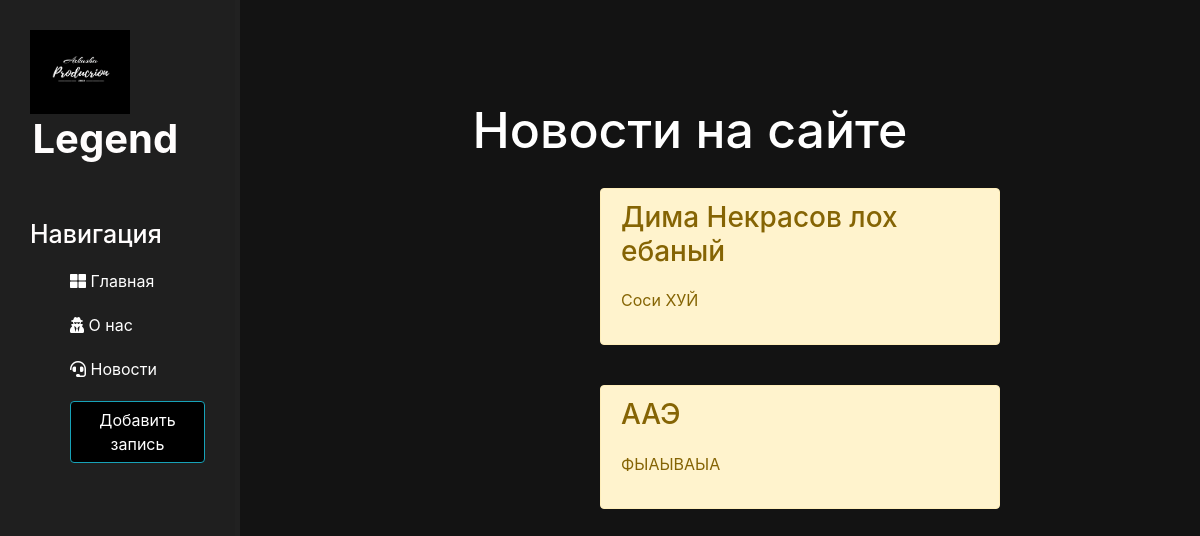
The page /news/ on the database as committed earlier.
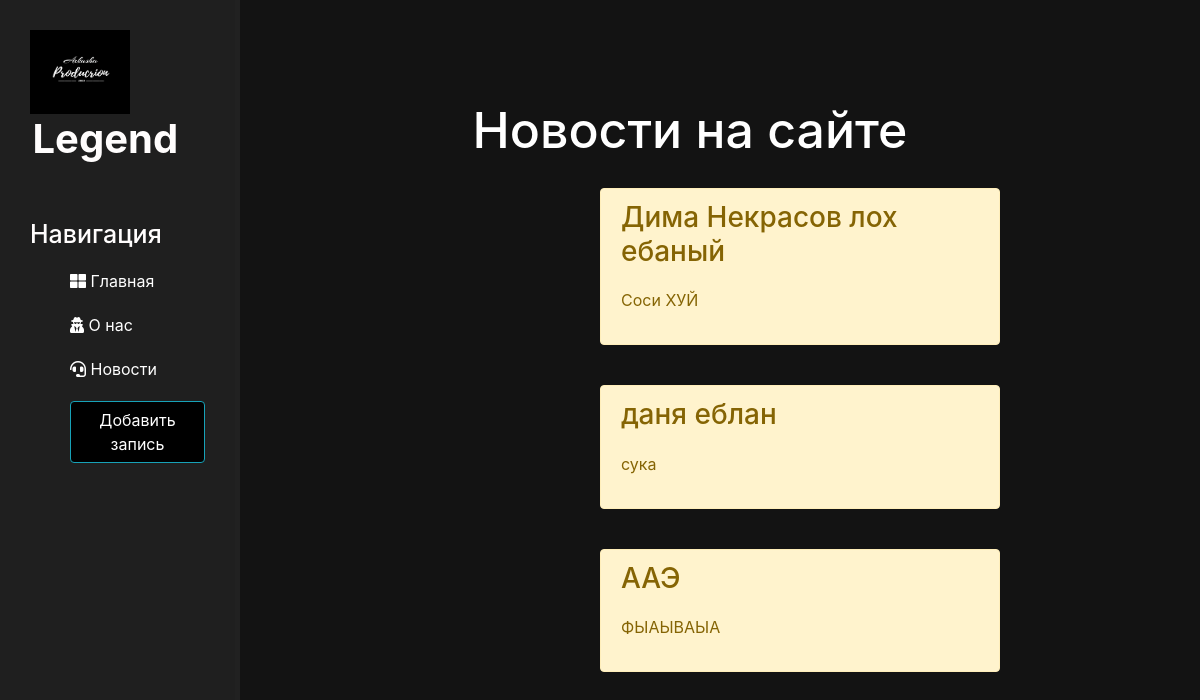
The same page on the database as committed later.
### news/models.py (models this page shows, shortened)
class Aticle(models.Model):
    title = models.CharField('Название',max_length=50)
    anons = models.CharField('Анонс', max_length=200)
    full_text = models.TextField('Статья')
    date=models.DateTimeField('Дата публикации')
    class Meta:
        verbose_name='Новость'
        verbose_name_plural = 'Новости'

### news/views.py (the view)
# urls.py: path('',views.news_home,name='news_home'),
def news_home(request):
    news= Aticle.objects.order_by('-date')
    return render(request, 'news/news_home.html', {'news':news})

### news/templates/news/news_home.html (shortened to what this page needs)
{% extends 'main/layout.html' %}
{% block content%}
    <div class="features">
        <h1>Новости на сайте</h1>
        {% if news %}
            {% for el in news %}
                <div class = 'alert alert-warning'>
                    <h3>{{ el.title }}</h3>
                    <p>{{ el.anons }}</p>
                </div>
            {% endfor %}
        {% else %}
            <p>Записей нет</p>
        {% endif %}
    </div>
{% endblock %}

### main/templates/main/layout.html (shortened to what this page needs)
{% load static %}
<!doctype html>
<html lang="ru">
<head>
    <link rel="stylesheet" href="https://cdn.jsdelivr.net/npm/bootstrap@4.6.2/dist/css/bootstrap.min.css">
    <link rel="stylesheet" href="{% static 'main/css/main.css' %}">
    <link rel="stylesheet" href="https://use.fontawesome.com/releases/v5.8.2/css/all.css">
</head>
<body>
    <aside>
        <img src= " {% static 'main/img/mbl.png' %} " alt="Лого">
        <span class = "logo">Legend</span>
        <h3>Навигация</h3>
        <ul>
             <a href="{% url 'home' %}"><li><i class="fas fa-th-large"></i> Главная </li></a>
             <a href="{% url 'about' %}"><li><i class="fas fa-user-secret"></i> О нас</li></a>
             <a href="{% url 'news_home' %}"><li><i class="fas fa-headset"></i> Новости </li></a>
            <a href="{% url 'create'%}"><li><button class="btn btn-info">Добавить запись</button></li></a>
        </ul>
    </aside>
         <main>
            {% block content %}
            {% endblock %}
         </main>
</body>
</html>

### main/static/main/css/main.css (style rules this page uses)
body { background: #131313; }
aside { float:left; background: #1f1f1f; width:20%; padding: 2.5%; height: 100vh; color: #fffdfd; border-right: 5px solid rgba(33, 33, 33, 0.85) }
aside img { width: 100px; float: left; }
aside .logo { font-size: 40px; margin-left:2.5px; font-weight: bold; position: relative; top: -5px; }
aside h3 { margin-top: 45px; font-size: 25px; }
aside ul { list-style: none }
aside ul li { color:#ffffff; display: block; margin-top: 20px; transition: transform .6s ease; }
main .features { float: left; color: white; margin-top:100px; text-align:center; width:75%; }
main .features h1 { font-size: 50px; }
main .features p { max-width: 400px; margin: 20px auto }
.alert-warning { float:left; clear:both; width:400px; margin: 20px 40%; text-align:left; }
.btn-info { background: black; }

Rows that differ between the two databases and show on the page:
added Aticle: title "даня еблан", anons "сука"
